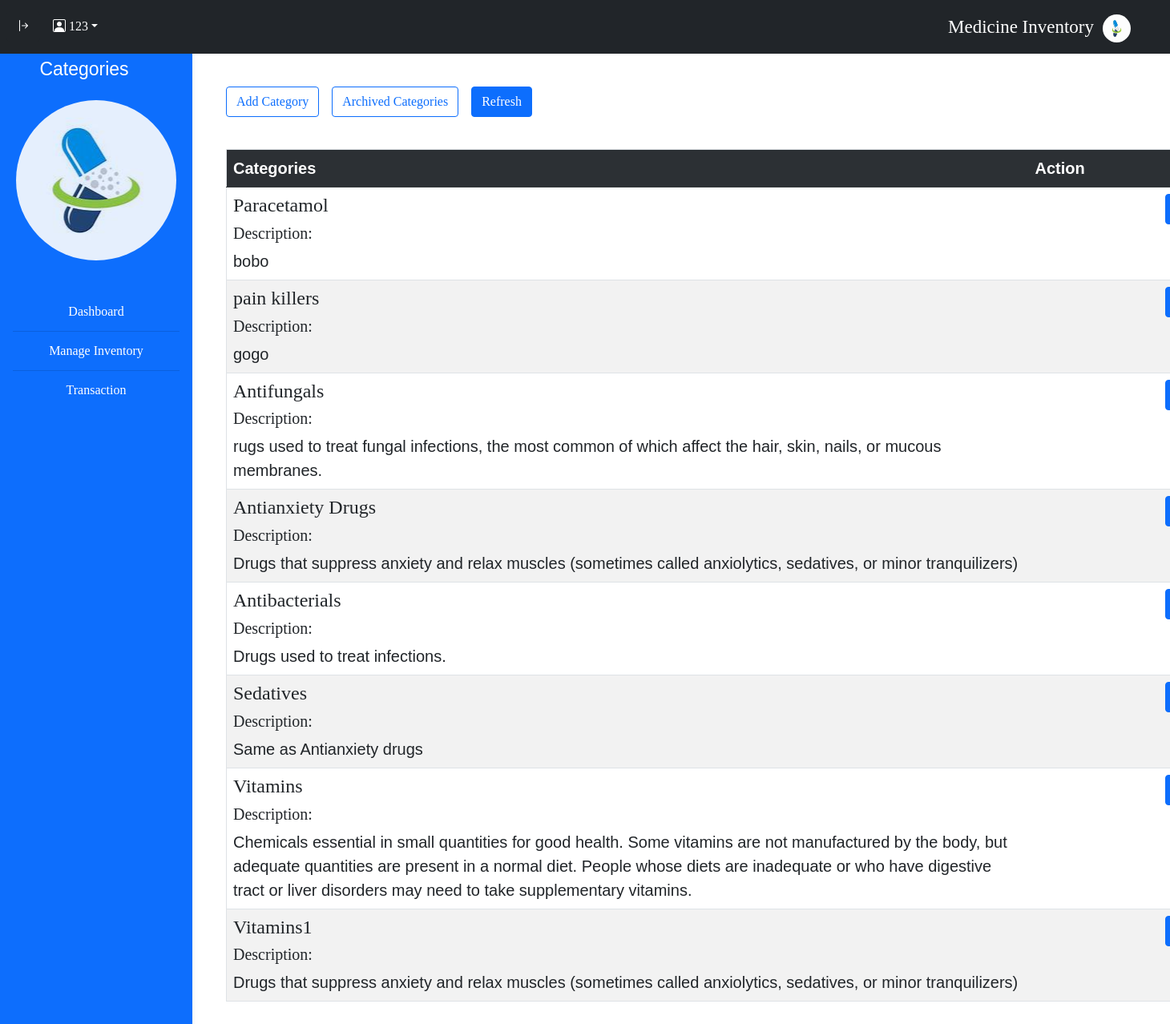
Page /php/categories.php (signed in) on the committed database.
### tables this page shows
CREATE TABLE `accounts` (
  `Acc_Id` int(11) NOT NULL,
  `Acc_username` varchar(50) NOT NULL,
  `Acc_password` varchar(50) NOT NULL,
  `Acc_email` varchar(50) NOT NULL,
  `Acc_date` date NOT NULL,
  `Acc_time` time NOT NULL,
  `Acc_status` varchar(50) NOT NULL
);

CREATE TABLE `categories` (
  `id` int(11) NOT NULL,
  `name` varchar(20) NOT NULL,
  `description` longtext NOT NULL,
  `archive` int(11) NOT NULL
);

### php/categories.php (the view, shortened to what this page needs)
<?php
 $servername = "localhost";
    $username = "root";
    $password = "";
    $dbname = "medicine_inventory";
    $conn = new mysqli($servername, $username, $password, $dbname);
    $usId =  $_SESSION['user_id'];
    if($usId != false){
            $sql = "SELECT * FROM `accounts` WHERE Acc_id = $usId";
            $result = $conn->query($sql);
            if ($result->num_rows > 0) {
                $row = $result->fetch_assoc();
                $userN = $row['Acc_username'];
            }
    }else{
        echo "<script>alert('no data found');
        document.location.href = 'logout.php';
    </script>";
    }
?>
<!DOCTYPE html>
<html lang="en">
<head>
    <link rel="stylesheet" type="text/css" href="..//css/mainTable.css?v=2"/>
    <link rel="stylesheet" type="text/css" href="..//css/manage.css?v=2" />
    <link href="https://cdn.jsdelivr.net/npm/bootstrap@5.0.2/dist/css/bootstrap.min.css" rel="stylesheet">
    <link rel="stylesheet" href="https://cdn.jsdelivr.net/npm/bootstrap-icons@1.11.3/font/bootstrap-icons.min.css">
</head>
<body>
<body >
<div class="containers-lg-12">
<nav id="sidebar" class="sidebar d-lg-block sidebar sidebar bg-primary">
<p class ="text-white">Categories</p>
<br>
<div class="imager"></div>
<br>
  <div class="position-sticky">
    <div class="list-group list-group-flush mx-3 mt-4">
    <a href="dashboard.php" class="list-group-item list-group-item-action py-2 ripple">
        Dashboard
      </a>
      <a  href="mangeStock.php" class="list-group-item list-group-item-action py-2 ripple">
        Manage Inventory
      </a>
      <a href="transactions.php" class="list-group-item list-group-item-action py-2 ripple">
        Transaction
      </a>
    </div>
  </div>
</nav>
<div class="mt-3">*</div>
        <div class="container-fluid mt-5" id="contents">
  <nav class="navbar navbar-expand-lg navbar-dark bg-dark fixed-top p-2">
    <button onclick="sidebarShow()" type="button" id="sidebarCollapse" class="btn btn-dark">
    <i class="bi bi-arrow-bar-right"></i>
    </button>
    <div class="btn-group">
    <a class="nav-link dropdown-toggle" style="color: white" href="#" id="navbarDropdown" role="button" data-bs-toggle="dropdown"><i class="bi bi-person-square"></i><?php echo '   '.$userN?></a>
          </div>
    <div class="medIn">
    <p class ="text-white">Medicine Inventory</p>
    <div class="logoImg"><img class="logoImg" src="../image/meds.jpg" alt="" width="35px" height="35px"></div>
    </div>
  </nav>
  <div class="supAdd">
  <button class="btn btn-outline-primary me-3" id="addMed" onclick="openCat()">Add Category</button>
  <button class="btn btn-outline-primary me-3" id="fetchArch" onclick="fetchArchive(1,'category')">Archived Categories</button>
  <button class="btn btn-primary" id="fetchNone" onclick="window.location.href = 'categories.php'">Refresh</button>
  </div>
<?php
    $servername = "localhost";
    $username = "root";
    $password = "";
    $dbname = "medicine_inventory";
    $conn = new mysqli($servername, $username, $password, $dbname);
    $sql = "SELECT * FROM categories where archive = 0";
    $result = $conn->query($sql);
    ?>
    <div id="tableData">
    <table class="table text-start table-striped table-hover">
        <tr class="table-dark text-start">
            <th>Categories</th>
            <th>Action</th>
        </tr>
        <?php
        if ($result->num_rows > 0) {
            while ($row = $result->fetch_assoc()) {
                echo "<tr class = 'text-start thead-dark ' onclick=\"populateCat(" . $row["id"] . ", '" . $row["name"] ."','".$row["description"]."')\">";
                echo "<td><h4>" . $row["name"] . "</h4>
                <h5>Description:</h5>
                ".$row["description"]."
                </td>";
                echo "<td> <div class ='butoon'><button id = 'edit' class = ' btn btn-primary editButon' onclick='openSupForm()'>Edit</button>
                </div></td>";
                echo "</tr>";
            }
        } else {
            echo "<tr><td colspan='3'>No data found</td></tr>";
        }
        ?>
    </table>
    </div>
    </div>
    </div>
</body>
</html>

### css/mainTable.css (style rules this page uses)
* { font-family: 'Libre Baskerville', serif; }
body { font-family: Arial, sans-serif; background-color: #f4f4f4; margin: 20px; }
table { width: 100%; border-collapse: collapse; margin-top: 20px; border: solid 5px; }
table, th, td { border: 1px solid #ddd; font-family: 'Franklin Gothic Medium', 'Arial Narrow', Arial, sans-serif; font-size: 20px; }
th, td { padding: 12px; word-wrap: break-word; max-width: 200px; }
th { background-color: #4CAF50; color: white; }
.sidebar p { font-family: 'Franklin Gothic Medium', 'Arial Narrow', Arial, sans-serif !important; font-size: 23px; position: relative; top: 5px; margin-right: 30px; }
.sidebar { position: fixed; top: 0; bottom: 0; left: 0; margin-top: 50px; padding: 20px 0 0; box-shadow: 0 2px 5px 0 rgb(0 0 0 / 5%), 0 2px 10px 0 rgb(0 0 0 / 5%); width: 240px; z-index: 600; line-height: 1; text-align: center; }
.sidebar a { background-color: transparent; color: white; line-height: 2; }
.editButon { background-color: #2196f3; color: white; border: none; padding: 6px 12px; text-align: center; text-decoration: none; display: inline-block; font-size: 12px; cursor: pointer; border-radius: 4px; }
.butoon { display: flex; align-items: center; justify-content: space-evenly; width: 100%; }
#tableData { padding: 20px; }
#contents { margin-left: 250px; transition: all 0.3s; }
.imager { width: 200px; height: 200px; border-radius: 120px; background-position: center; opacity: 0.9; background-image: url(../image/meds.jpg); margin: 0 auto; }
.medIn { font-family: 'Franklin Gothic Medium', 'Arial Narrow', Arial, sans-serif !important; font-size: 23px; position: relative; top: 9px; margin-right: 30px; margin-left:auto; display: flex; justify-content: space-evenly; width: 250px; }
.logoImg { height: 35px; width: 35px; border-radius: 120px; }

### css/manage.css (style rules this page uses)
* { font-family: 'Libre Baskerville', serif; }
.supAdd { display: flex; align-items: center; padding: 20px 0px 0px 20px; }

### rows in the picture
accounts: Acc_username "123"
categories: name "Paracetamol", description "bobo"
categories: name "pain killers", description "gogo"
categories: name "Antifungals", description "rugs used to treat fungal infections, the most common of which affect the hair, skin, nails, or mucous membranes."
categories: name "Antianxiety Drugs", description "Drugs that suppress anxiety and relax muscles (sometimes called anxiolytics, sedatives, or minor tranquilizers)"
categories: name "Antibacterials", description "Drugs used to treat infections."
categories: name "Sedatives", description "Same as Antianxiety drugs"
categories: name "Vitamins", description "Chemicals essential in small quantities for good health. Some vitamins are not manufactured by the body, but adequate quantities are present in a normal diet. People whose diets are inadequate or who have digestive tract or liver disorders may need to take supplementary vitamins."
categories: name "Vitamins1", description "Drugs that suppress anxiety and relax muscles (sometimes called anxiolytics, sedatives, or minor tranquilizers)"
